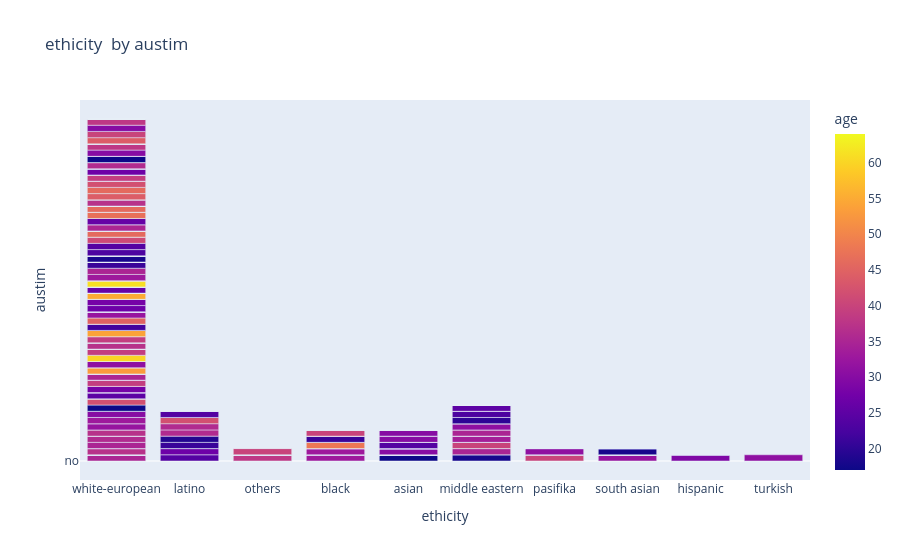

Notebook cell for this chart:
### Code cell
fig = px.bar(df, x='ethicity', y='austim',color="age",
             barmode='stack', title='ethicity  by austim')
fig.show()

### Figure 1 — Plotly figure (JSON) as saved in the notebook; plotly's stock layout.template omitted (floating-point values rounded to 4 significant figures; data arrays with more than 128 entries replaced by an {"elided": "..."} marker saying what was removed)
{"data": [{"alignmentgroup": "True", "hovertemplate": "ethicity=%{x}<br>austim=%{y}<br>age=%{marker.color}<extra></extra>", "legendgroup": "", "marker": {"color": {"elided": "660 int values"}, "coloraxis": "coloraxis", "pattern": {"shape": ""}}, "name": "", "offsetgroup": "", "orientation": "v", "showlegend": false, "textposition": "auto", "type": "bar", "x": {"elided": "660 str values"}, "xaxis": "x", "y": {"elided": "660 str values"}, "yaxis": "y"}], "layout": {"barmode": "stack", "coloraxis": {"colorbar": {"title": {"text": "age"}}, "colorscale": [[0, "#0d0887"], [0.1111, "#46039f"], [0.2222, "#7201a8"], [0.3333, "#9c179e"], [0.4444, "#bd3786"], [0.5556, "#d8576b"], [0.6667, "#ed7953"], [0.7778, "#fb9f3a"], [0.8889, "#fdca26"], [1, "#f0f921"]]}, "legend": {"tracegroupgap": 0}, "title": {"text": "ethicity  by austim"}, "xaxis": {"anchor": "y", "domain": [0, 1], "title": {"text": "ethicity"}}, "yaxis": {"anchor": "x", "domain": [0, 1], "title": {"text": "austim"}}}}
